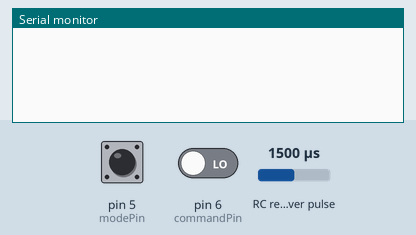
The sketch below on a simulated Arduino Uno, built with avr-gcc and run on an emulated ATmega328P. Parts: the last lines printed to the serial monitor. Wiring (inferred from the names in the program): RC receiver channel: data pin 3. Inputs (shaded band) come from the test bench; at power-on: RC receiver pulse 1500 µs, pin 5 (modePin) LOW, pin 6 (commandPin) LOW.

Above: at 1.2 s.
1.3 s: RC receiver pulse (sensor on pin 3) set to 1020 µs
At 2.5 s:
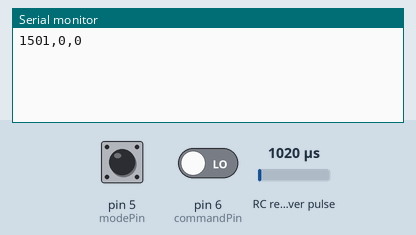
4.3 s: pin 5 (modePin) pulled HIGH for 0.15 s
At 5.8 s:
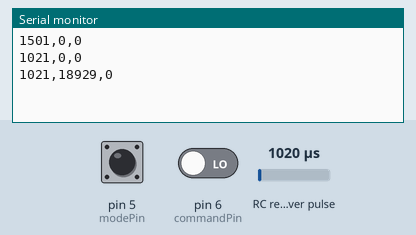
5.9 s: RC receiver pulse (sensor on pin 3) set to 1250 µs
At 8.1 s:
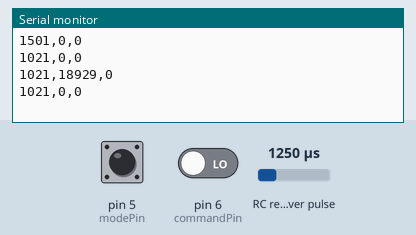
Timing chart, 0 to 9.6 s (numbered marks = the images above; inputs shaded):
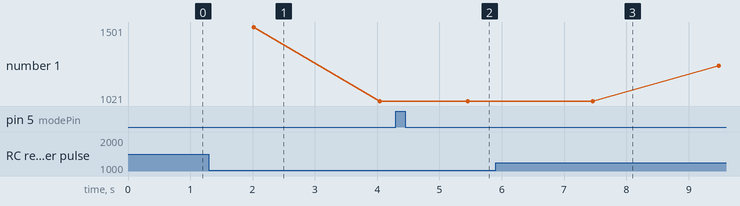

The sketch:

main_faster.ino
```cpp
#define throttlePin 2 // CH1
#define steeringPin 3 // CH2
#define modePin 5 // CH7
#define commandPin 6 //CH11
#define savePin 7 // CH6

int pulse[3];

void setup() {
  // put your setup code here, to run once:
  pinMode(throttlePin, INPUT);
  pinMode(steeringPin, INPUT);
  pinMode(modePin, INPUT);
  pinMode(commandPin, INPUT);
  pinMode(savePin, INPUT);
  Serial.begin(9600);
}

void loop() {
  // put your main code here, to run repeatedly:
  pulse[0] = pulseIn(steeringPin, HIGH);
  pulse[1] = pulseIn(modePin, HIGH);
  pulse[2] = pulseIn(commandPin, HIGH);
  Serial.println(String(pulse[0]) + "," + String(pulse[1]) +
  "," + String(pulse[2]));
  delay(5);
}
```

Measured:
- after the input at 4.3 s, the serial monitor: prints a new line after 1.2 s (image 2)
- plotted number 1: 1021 → 1251 after the input at 5.9 s
